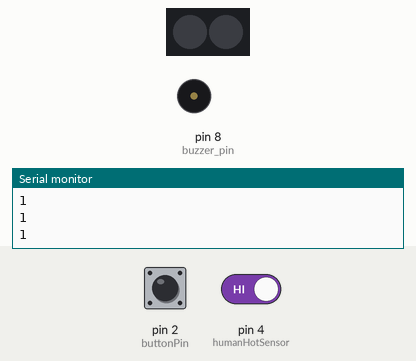
The sketch below on a simulated Arduino Uno, built with avr-gcc and run on an emulated ATmega328P. Shown: 2 RGB LEDs in strip order, left to right, buzzer (waves = sounding), the last lines printed to the serial monitor. The test bench sets the inputs (shaded band); at power-on: pin 2 (buttonPin) HIGH, pin 4 (humanHotSensor) HIGH.

Above: at 1.2 s.
1.3 s: pin 2 (buttonPin) pulled LOW for 0.15 s
At 7.5 s:
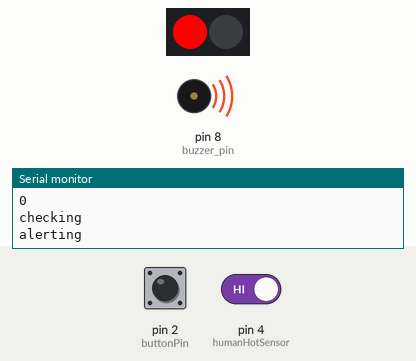
Timing chart, 0 to 13.4 s (numbered marks = the images above; inputs shaded):
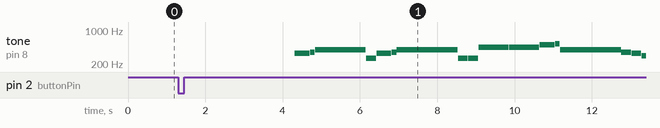

Measured:
- after the input at 1.3 s, tone on pin 8 (buzzer_pin): plays 330 Hz for 0.39 s, 350 Hz for 0.12 s, 392 Hz for 1.3 s, 262 Hz for 0.25 s, 330 Hz for 0.39 s, 350 Hz for 0.12 s … (18 notes in this stretch), starting after 3.0 s

The sketch:

final_exam.ino
```cpp
#include <Adafruit_NeoPixel.h>
#include "bell.h"

const int buttonPin=2;//touch button D2
const int humanHotSensor=4;//PIR´«¸ÐÆ÷D4
const int LEDPIN=6;//LED

const int buttonTouched=0;
int looptimes=0;
Adafruit_NeoPixel strip = Adafruit_NeoPixel(2, LEDPIN, NEO_GRB + NEO_KHZ800);


bool checkexist(){
	Serial.println("checking");
	for(int i=0;i<30;i++){
		int humanHotState = digitalRead(humanHotSensor);
		if(!humanHotState)return 0;
		delay(100);
	}
	return 1;
}

void alert(){
	Serial.println("alerting");
	strip.setPixelColor(0, strip.Color(255, 0, 0));//ºì¹â
	strip.show();   //LEDÏÔÊ¾
	play();
	strip.setPixelColor(0, strip.Color(0, 0, 0));//ºì¹â
	strip.show();
	noTone(buzzer_pin);
}

void setup(){
	Serial.begin(9600);
	pinMode(buttonPin,INPUT);
	pinMode(humanHotSensor, INPUT);
	strip.begin(); //×¼±¸¶ÔµÆÖé½øÐÐÊý¾Ý·¢ËÍ
	strip.show(); //³õÊ¼»¯LEDÎª¹ØµÄ×´Ì¬
}


void loop(){
	int buttonState;
	bool flag=0;
	buttonState=digitalRead(buttonPin);
	Serial.println(buttonState);
	if(buttonState==buttonTouched)flag=checkexist();
	if(flag)alert();else return;
	delay(100);
}
```

bell.h
```cpp
const int buzzer_pin=8;//buzzer_pin

int fre[12]={196,220,247,262,294,330,350,392,440,494,523,587};
int min=132;
int tri=min / 3 * 4;
int gap=10;

void delay_(int t){
	delay(t-gap);
	noTone(buzzer_pin);
	delay(gap);
}

void s(int a,int b){
	tone(buzzer_pin, fre[a+2]);
	delay_(min*b);
}

void trisound(int a,int b,int c){
	tone(buzzer_pin, fre[a+2]);delay_(tri);
	tone(buzzer_pin, fre[b+2]);delay_(tri);
	tone(buzzer_pin, fre[c+2]);delay_(tri);
}

void sl(int a,int b,float c){
	tone(buzzer_pin, fre[a+2]);
	delay_(int(min*b*c));
}

void play(){
	//delay_(800);
	s(3,3);s(4,1);s(5,10);s(1,2);s(3,3);s(4,1);s(5,12);s(1,2);s(1,2);s(6,6);s(6,2);s(6,4);s(7,3);s(8,1);s(5,12);s(4,2);s(3,2);s(2,6);s(-2,2);s(2,4);s(3,4);s(1,12);
}
```
